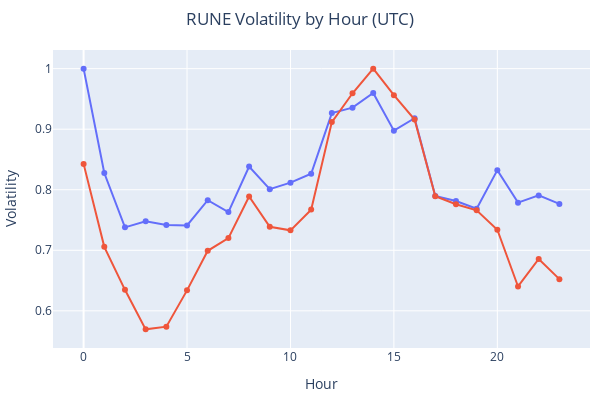

This figure's notebook cell:
### Code cell
fig = plot_volatility(runeusdt, "RUNE Volatility by Hour (UTC)")
fig.show()

### Figure 1 — Plotly figure (JSON) as saved in the notebook; plotly's stock layout.template omitted (floating-point values rounded to 4 significant figures)
{"data": [{"hovertemplate": "variable=range<br>Hour=%{x}<br>Volatility=%{y}<extra></extra>", "legendgroup": "range", "line": {"color": "#636efa", "dash": "solid"}, "marker": {"symbol": "circle"}, "mode": "lines+markers", "name": "range", "orientation": "v", "showlegend": true, "type": "scatter", "x": [0, 1, 2, 3, 4, 5, 6, 7, 8, 9, 10, 11, 12, 13, 14, 15, 16, 17, 18, 19, 20, 21, 22, 23], "xaxis": "x", "y": [1, 0.8276, 0.7379, 0.7481, 0.7418, 0.741, 0.7827, 0.763, 0.8384, 0.801, 0.8117, 0.8265, 0.9267, 0.9355, 0.9598, 0.8976, 0.9181, 0.7898, 0.7813, 0.7688, 0.8324, 0.7787, 0.7907, 0.7766], "yaxis": "y"}, {"hovertemplate": "variable=volume<br>Hour=%{x}<br>Volatility=%{y}<extra></extra>", "legendgroup": "volume", "line": {"color": "#EF553B", "dash": "solid"}, "marker": {"symbol": "circle"}, "mode": "lines+markers", "name": "volume", "orientation": "v", "showlegend": true, "type": "scatter", "x": [0, 1, 2, 3, 4, 5, 6, 7, 8, 9, 10, 11, 12, 13, 14, 15, 16, 17, 18, 19, 20, 21, 22, 23], "xaxis": "x", "y": [0.8427, 0.7058, 0.6347, 0.5694, 0.5739, 0.6338, 0.6992, 0.7201, 0.7888, 0.7389, 0.7329, 0.7672, 0.9118, 0.9594, 1, 0.9561, 0.9161, 0.7892, 0.776, 0.766, 0.734, 0.6402, 0.6858, 0.6524], "yaxis": "y"}], "layout": {"height": 400, "legend": {"title": {"text": "variable"}, "tracegroupgap": 0}, "margin": {"b": 50, "l": 20, "r": 10, "t": 50}, "showlegend": false, "title": {"text": "RUNE Volatility by Hour (UTC)", "x": 0.5}, "width": 600, "xaxis": {"anchor": "y", "domain": [0, 1], "title": {"text": "Hour"}}, "yaxis": {"anchor": "x", "domain": [0, 1], "title": {"text": "Volatility"}}}}
